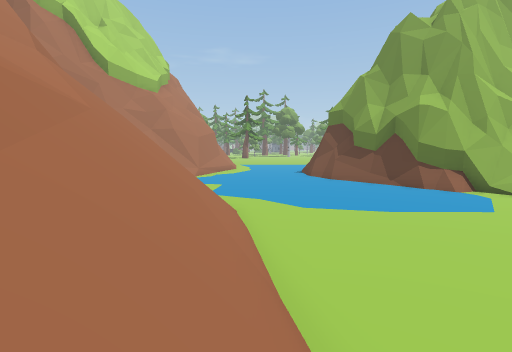
View 1 (above)

22 first-person views from a walk through a 3-D level made in the Unity game engine. The camera is 1.5 m above the floor, tilts 6° down and sees 85° across. Doors are open. The floor is counted in squares, 2 m on a side. Each view is taken from the middle of a square. On the plan, view 1 faces up. The plan holds only what a view shows up to about 10 squares ahead; the rest is blank. The place goes on beyond the plan. Some animated figures are left out.

View 2
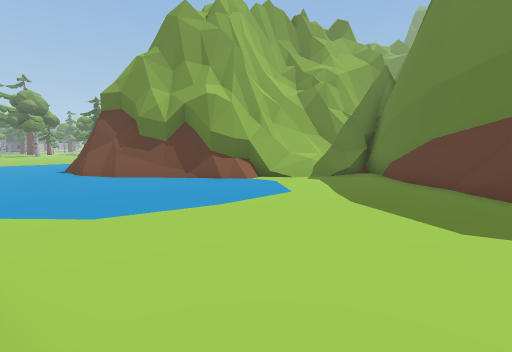

View 3
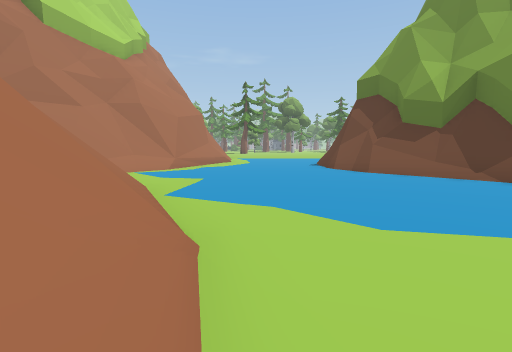

View 4
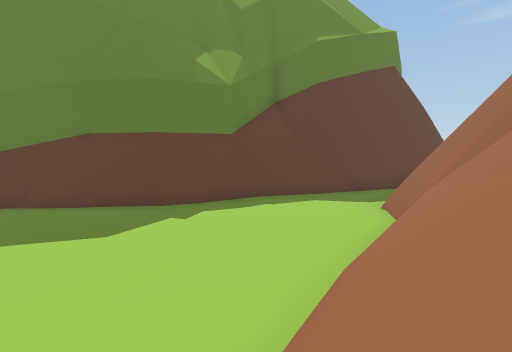

View 5
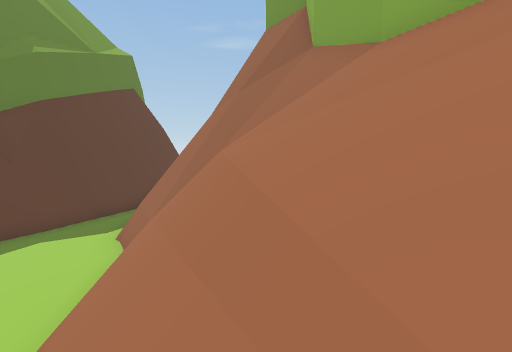

View 6
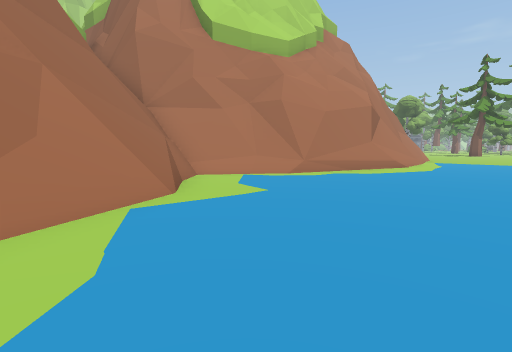

View 7
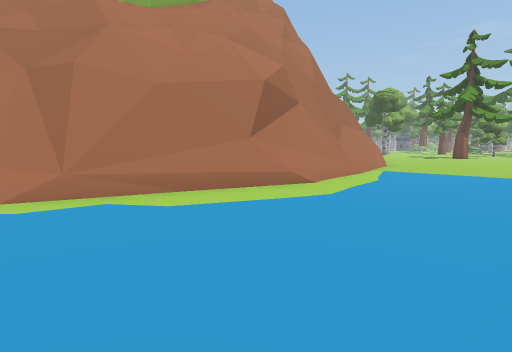

View 8
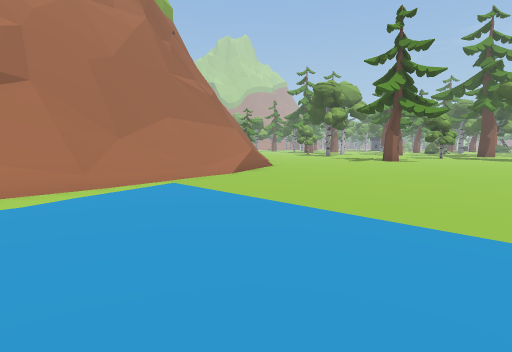

View 9
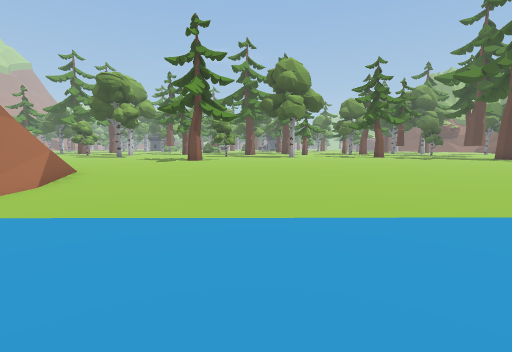

View 10
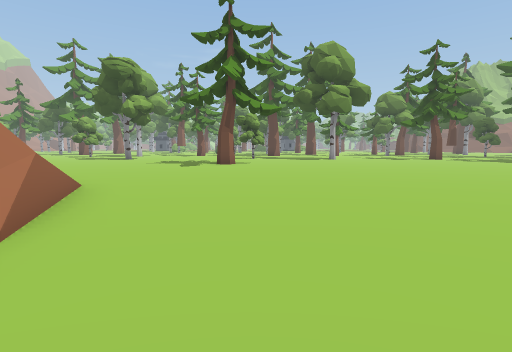

View 11
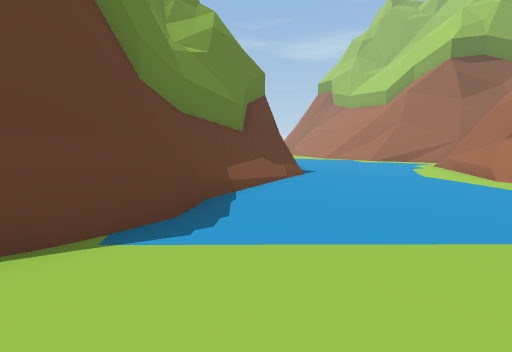

View 12
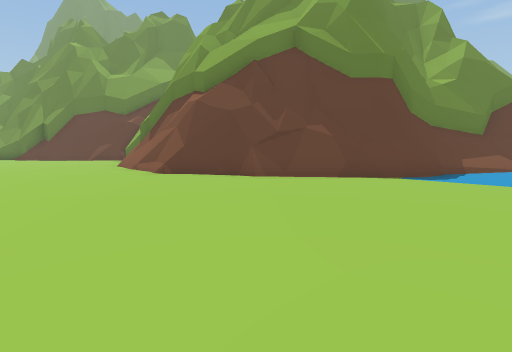

View 13
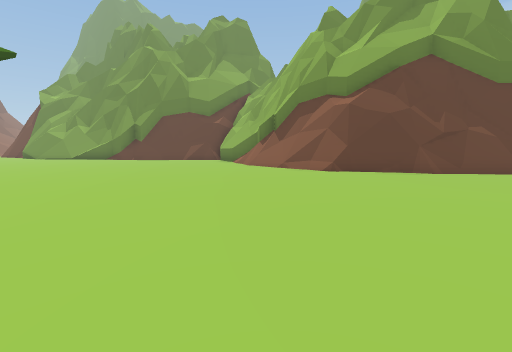

View 14
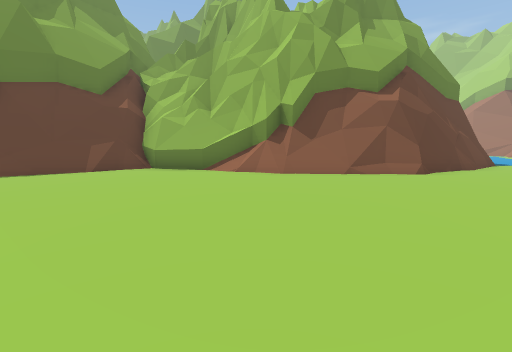

View 15
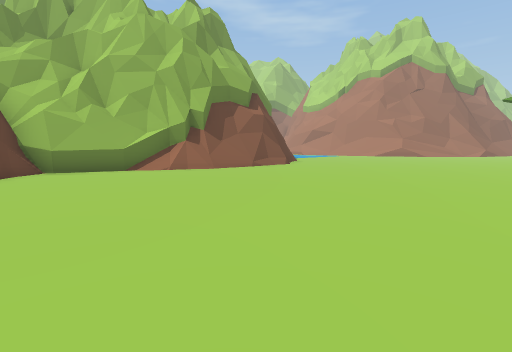

View 16
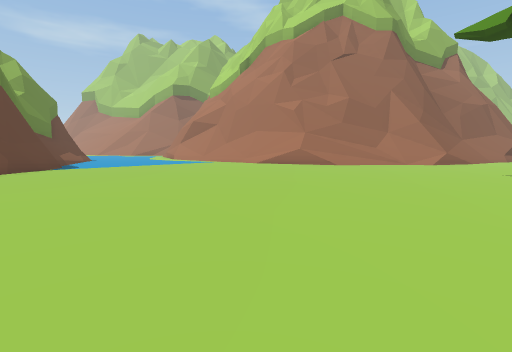

View 17
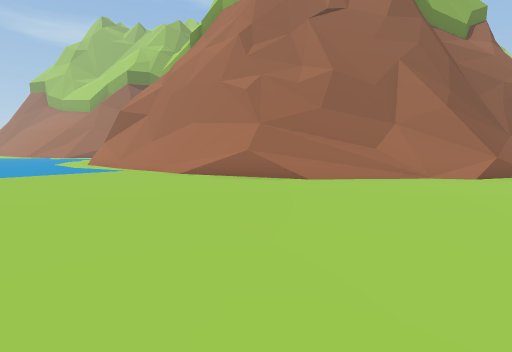

View 18
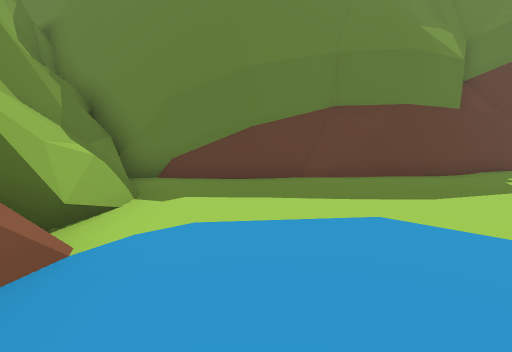

View 19
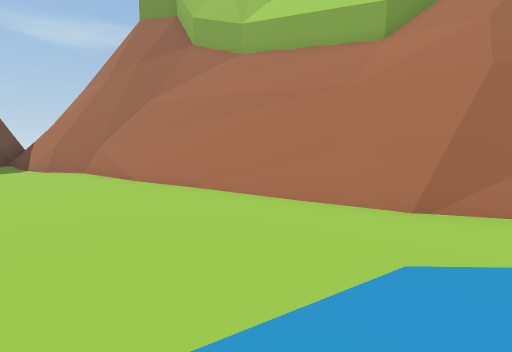

View 20
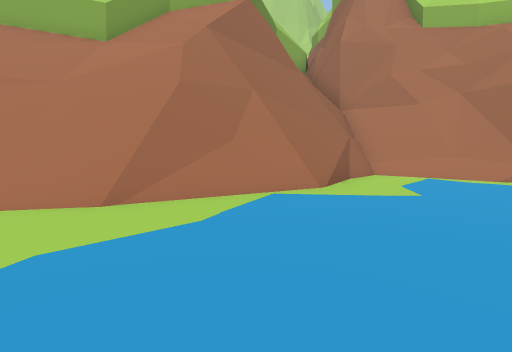

View 21
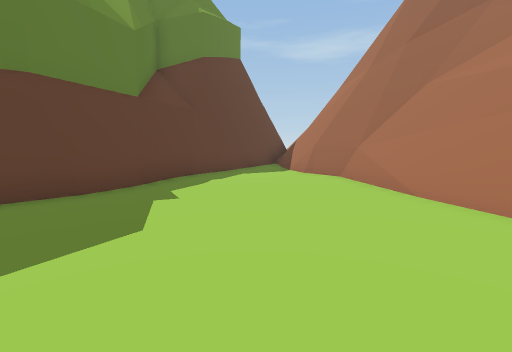

View 22
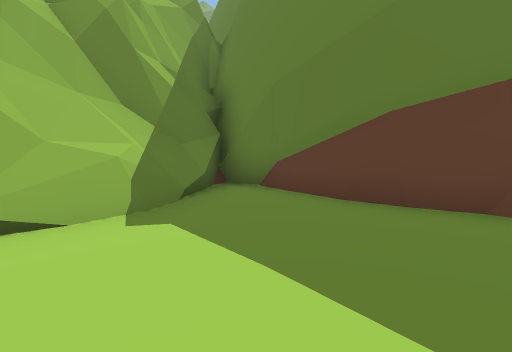

### Floor plan
Key: @ floor where view 1 was taken; # wall or solid block; . floor; / step, stairs or slope; = window, fence, low wall or low ledge; ^ raised ledge.
Columns run from 6 left of view 1 to 20 right of it. Each row starts with its distance up from view 1.
 33    ........................
 32 ...........................
 31 ...........................
 30 /..........................
 29 //.........................
 28 #=/........................
 27 ##=/.......................
 26  ###.......................
 25   ##............####//.....
 24    #/.........###  ###/...#
 23    #/........##       #####
 22    #/.......##
 21    #/......##
 20    ##......#
 19     #...../#
 18     #...../#
 17     #....//#
 16    ##....##
 15    #.....##
 14   ##.....##
 13  ##/.....##
 12 ##/.......##
 11 #//........##
 10 #///........#^##^
  9 ##///.......##=/#^
  8  #///.........=//^
  7  #/##/.........//##
  6 ##////........../#
  5 ^#////........./##
  4 ^//////........##
  3  #/////.......##
  2  #/////......##
  1  #/////.....##
  0  ^////@.....#
 -1   #////.....#
 -2   ^##///...##
 -3    ^^###...#
 -4       ##..##
 -5        ##.#
 -6         ###

Where each view was taken, in squares from view 1:
view 1: 0 up, 0 right, facing up
view 2: 2 up, 0 right, facing up-right
view 3: 4 up, 0 right, facing up
view 4: 4 up, 1 left, facing down-right
view 5: 4 up, 2 left, facing down
view 6: 7 up, 2 right, facing up-left
view 7: 13 up, 2 right, facing up-left
view 8: 19 up, 4 right, facing up-left
view 9: 19 up, 2 right, facing up
view 10: 22 up, 0 right, facing up
view 11: 24 up, 4 right, facing down
view 12: 29 up, 3 right, facing down-right
view 13: 33 up, 6 right, facing down-right
view 14: 33 up, 15 right, facing down
view 15: 33 up, 20 right, facing down-left
view 16: 33 up, 7 right, facing down-left
view 17: 31 up, 2 right, facing down-left
view 18: 9 up, 4 right, facing down-right
view 19: 7 up, 3 right, facing down-left
view 20: 8 up, 3 right, facing left
view 21: 5 up, 3 right, facing down
view 22: 6 up, 5 right, facing right
